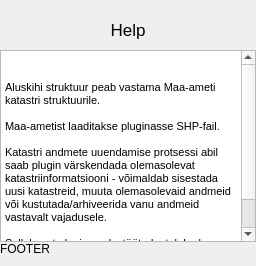
           <widget class="QWidget" name="Help">
            <layout class="QVBoxLayout" name="verticalLayout_40">
             <property name="spacing">
              <number>0</number>
             </property>
             <property name="leftMargin">
              <number>0</number>
             </property>
             <property name="topMargin">
              <number>10</number>
             </property>
             <property name="rightMargin">
              <number>0</number>
             </property>
             <property name="bottomMargin">
              <number>10</number>
             </property>
             <item alignment="Qt::AlignTop">
              <widget class="QWidget" name="HelpPageName" native="true">
               <layout class="QVBoxLayout" name="verticalLayout_41">
                <property name="spacing">
                 <number>5</number>
                </property>
                <property name="leftMargin">
                 <number>0</number>
                </property>
                <property name="topMargin">
                 <number>10</number>
                </property>
                <property name="rightMargin">
                 <number>0</number>
                </property>
                <property name="bottomMargin">
                 <number>10</number>
                </property>
                <item>
                 <widget class="QLabel" name="label_20">
                  <property name="font">
                   <font>
                    <pointsize>13</pointsize>
                   </font>
                  </property>
                  <property name="text">
                   <string>Help</string>
                  </property>
                  <property name="alignment">
                   <set>Qt::AlignCenter</set>
                  </property>
                 </widget>
                </item>
               </layout>
              </widget>
             </item>
             <item>
              <widget class="QWidget" name="HelpMainFrame" native="true">
               <layout class="QVBoxLayout" name="verticalLayout_42">
                <property name="spacing">
                 <number>0</number>
                </property>
                <property name="leftMargin">
                 <number>0</number>
                </property>
                <property name="topMargin">
                 <number>0</number>
                </property>
                <property name="rightMargin">
                 <number>0</number>
                </property>
                <property name="bottomMargin">
                 <number>0</number>
                </property>
                <item>
                 <widget class="QTextEdit" name="textEdit">
                  <property name="html">
                   <string>&lt;!DOCTYPE HTML PUBLIC &quot;-//W3C//DTD HTML 4.0//EN&quot; &quot;http://www.w3.org/TR/REC-html40/strict.dtd&quot;&gt;
&lt;html&gt;&lt;head&gt;&lt;meta name=&quot;qrichtext&quot; content=&quot;1&quot; /&gt;&lt;style type=&quot;text/css&quot;&gt;
p, li { white-space: pre-wrap; }
&lt;/style&gt;&lt;/head&gt;&lt;body style=&quot; font-family:'MS Shell Dlg 2'; font-size:8.25pt; font-weight:400; font-style:normal;&quot;&gt;
&lt;p style=&quot;-qt-paragraph-type:empty; margin-top:0px; margin-bottom:0px; margin-left:0px; margin-right:0px; -qt-block-indent:0; text-indent:0px;&quot;&gt;&lt;br /&gt;&lt;/p&gt;
&lt;p style=&quot;-qt-paragraph-type:empty; margin-top:0px; margin-bottom:0px; margin-left:0px; margin-right:0px; -qt-block-indent:0; text-indent:0px; font-size:8pt;&quot;&gt;&lt;br /&gt;&lt;/p&gt;
&lt;p style=&quot; margin-top:0px; margin-bottom:0px; margin-left:0px; margin-right:0px; -qt-block-indent:0; text-indent:0px;&quot;&gt;&lt;span style=&quot; font-size:8pt;&quot;&gt;Aluskihi struktuur peab vastama Maa-ameti katastri struktuurile.&lt;/span&gt;&lt;/p&gt;
&lt;p style=&quot;-qt-paragraph-type:empty; margin-top:0px; margin-bottom:0px; margin-left:0px; margin-right:0px; -qt-block-indent:0; text-indent:0px; font-size:8pt;&quot;&gt;&lt;br /&gt;&lt;/p&gt;
&lt;p style=&quot; margin-top:0px; margin-bottom:0px; margin-left:0px; margin-right:0px; -qt-block-indent:0; text-indent:0px;&quot;&gt;&lt;span style=&quot; font-size:8pt;&quot;&gt;Maa-ametist laaditakse pluginasse SHP-fail.&lt;/span&gt;&lt;/p&gt;
&lt;p style=&quot;-qt-paragraph-type:empty; margin-top:0px; margin-bottom:0px; margin-left:0px; margin-right:0px; -qt-block-indent:0; text-indent:0px; font-size:8pt;&quot;&gt;&lt;br /&gt;&lt;/p&gt;
&lt;p style=&quot; margin-top:0px; margin-bottom:0px; margin-left:0px; margin-right:0px; -qt-block-indent:0; text-indent:0px;&quot;&gt;&lt;span style=&quot; font-size:8pt;&quot;&gt;Katastri andmete uuendamise protsessi abil saab plugin värskendada olemasolevat katastriinformatsiooni - võimaldab sisestada uusi katastreid, muuta olemasolevaid andmeid või kustutada/arhiveerida vanu andmeid vastavalt vajadusele.&lt;/span&gt;&lt;/p&gt;
&lt;p style=&quot;-qt-paragraph-type:empty; margin-top:0px; margin-bottom:0px; margin-left:0px; margin-right:0px; -qt-block-indent:0; text-indent:0px; font-size:8pt;&quot;&gt;&lt;br /&gt;&lt;/p&gt;
&lt;p style=&quot; margin-top:0px; margin-bottom:0px; margin-left:0px; margin-right:0px; -qt-block-indent:0; text-indent:0px;&quot;&gt;&lt;span style=&quot; font-size:8pt;&quot;&gt;Selleks, et plugin saaks töötada, tuleb alguses importida Maa-ameti SHP-fail.&lt;/span&gt;&lt;/p&gt;
&lt;p style=&quot;-qt-paragraph-type:empty; margin-top:0px; margin-bottom:0px; margin-left:0px; margin-right:0px; -qt-block-indent:0; text-indent:0px; font-size:8pt;&quot;&gt;&lt;br /&gt;&lt;/p&gt;&lt;/body&gt;&lt;/html&gt;</string>
                  </property>
                 </widget>
                </item>
               </layout>
              </widget>
             </item>
             <item alignment="Qt::AlignBottom">
              <widget class="QWidget" name="HelpPageFooter" native="true">
               <layout class="QVBoxLayout" name="verticalLayout_43">
                <property name="spacing">
                 <number>5</number>
                </property>
                <property name="leftMargin">
                 <number>0</number>
                </property>
                <property name="topMargin">
                 <number>0</number>
                </property>
                <property name="rightMargin">
                 <number>0</number>
                </property>
                <property name="bottomMargin">
                 <number>0</number>
                </property>
                <item>
                 <widget class="QLabel" name="label_21">
                  <property name="text">
                   <string>FOOTER</string>
                  </property>
                 </widget>
                </item>
               </layout>
              </widget>
             </item>
            </layout>
           </widget>
